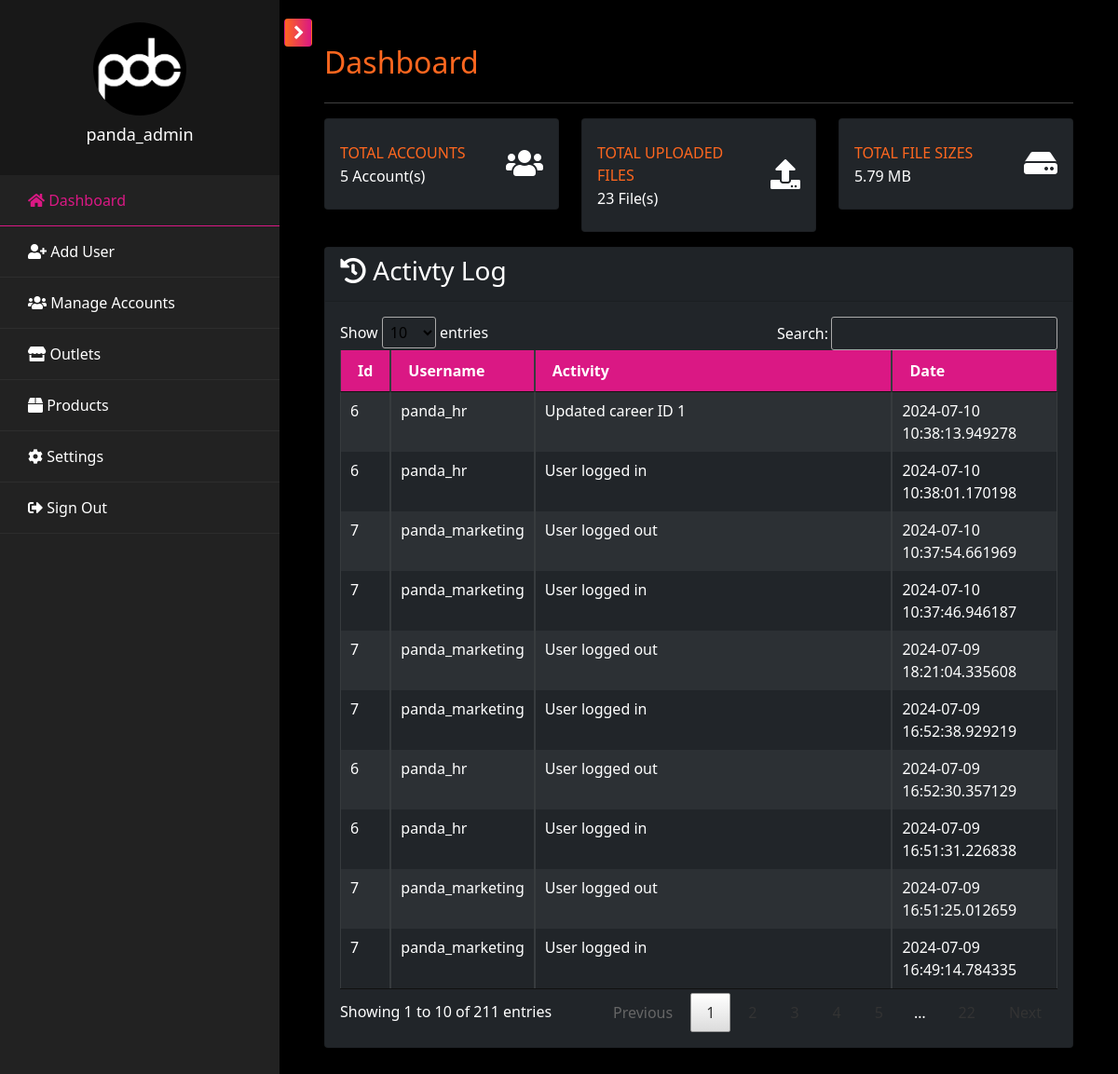
The app's page /pages/admin/admin.dashboard.php (signed in), older data.
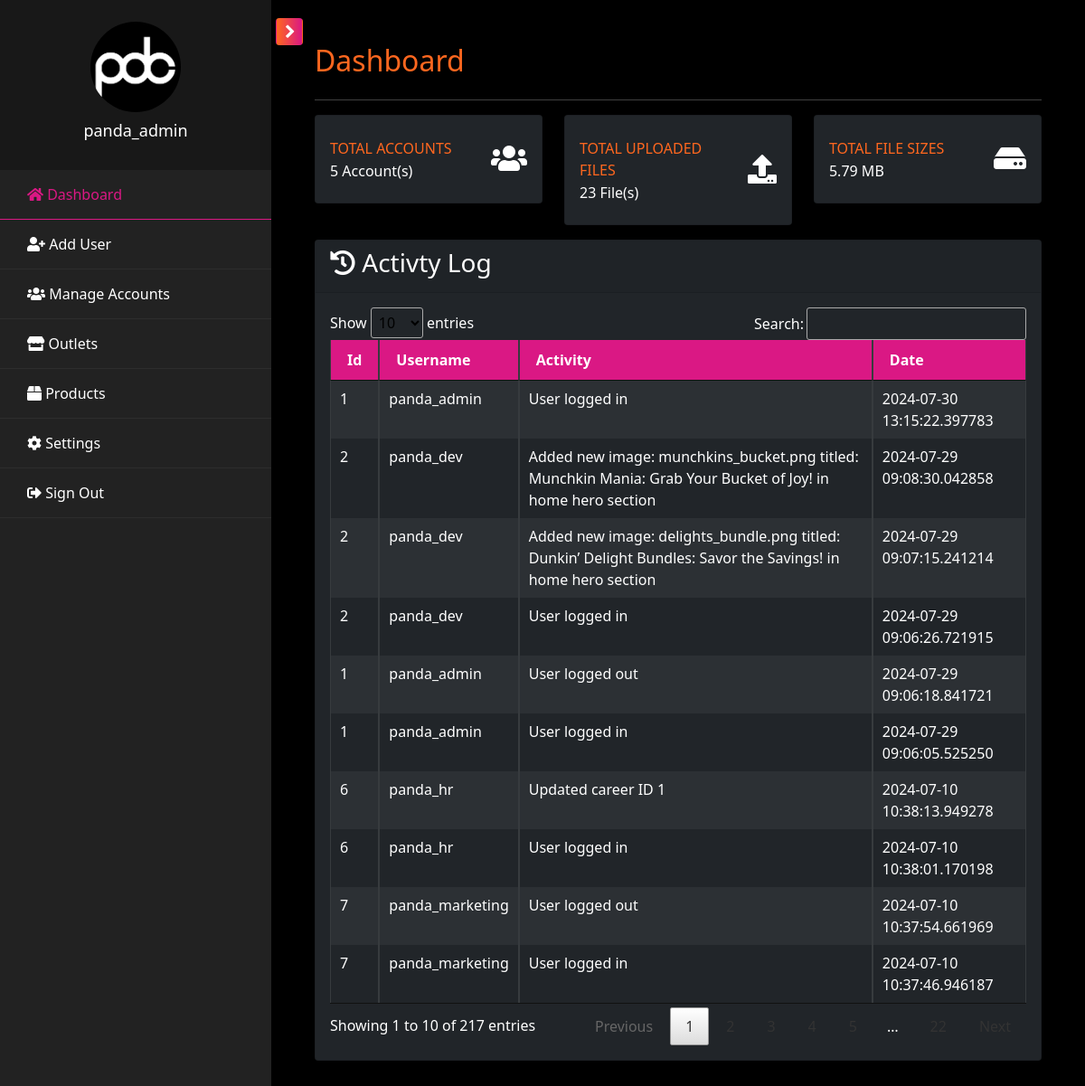
The same page, newer data.
### tables this page shows
CREATE TABLE `tbl_activity` (
  `id` int(100) NOT NULL,
  `user_id` varchar(100) NOT NULL,
  `activity` varchar(2000) NOT NULL,
  `type` varchar(100) NOT NULL,
  `date_posted` datetime(6) NOT NULL DEFAULT current_timestamp(6)
);

CREATE TABLE `tbl_user` (
  `id` int(11) NOT NULL,
  `username` varchar(100) NOT NULL,
  `password` varchar(255) NOT NULL,
  `role` enum('admin','support','dev','marketing','hr','outlet') NOT NULL,
  `branch` varchar(100) DEFAULT NULL,
  `status` enum('Active','Inactive') NOT NULL DEFAULT 'Active',
  `created` datetime(6) DEFAULT current_timestamp(6),
  `updated` datetime(6) DEFAULT current_timestamp(6) ON UPDATE current_timestamp(6)
);

### pages/admin/admin.dashboard.php (the view, shortened to what the changed rows need)
<?php include('admin.header.php'); ?>
            <div id="content" class="p-4 p-md-5 pt-5">
                <h2 class="mb-4 text-orange">Dashboard</h2>
                <div class="row">
                    <div class="col-lg-4 col-md-6 col-sm-6 col-12 mb-3">
                        <div class="card py-2 bg-dark">
                            <div class="card-body">
                                <div class="row no-gutters align-items-center">
                                    <div class="col mr-0">
                                        <div class="text-xs font-weight-bold text-orange text-uppercase mb-1">Total Accounts</div>
                                        <div class="h6 mb-0">
                                            <?php
                                                $acc_qry = "SELECT COUNT(*) FROM tbl_user WHERE status='Active'";
                                                $result = mysqli_query($conn, $acc_qry) or die(mysqli_error($db));
                                                while ($row = mysqli_fetch_array($result)) {
                                                    if($row[0] <= 0) {
                                                        echo "0";
                                                    }
                                                    else {
                                                        echo "$row[0]";
                                                    }
                                                }
                                            ?>&nbsp;Account(s)
                                        </div>
                                    </div>
                                </div>
                            </div>
                        </div>
                    </div>
                </div>
                <div class="card bg-dark">
                    <div class="card-body">
                        <div class="table-responsive">
                            <table class="table table-bordered table-striped table-dark table-sm w-100" id="al_table">
                                <thead>
                                    <tr>
                                        <th>Id</th>
                                        <th>Username</th>
                                        <th>Activity</th>
                                        <th>Date</th>
                                    </tr>
                                </thead>
                                <tbody>
                                    <?php
                                        $activity_qry = mysqli_query($conn, "SELECT a.*, u.id as userid, u.username FROM tbl_activity a INNER JOIN tbl_user u ON a.user_id = u.id ORDER BY date_posted DESC");
                                        while($rows=mysqli_fetch_array($activity_qry)){
                                    ?>
                                        <tr>
                                            <td><?php echo $rows["userid"]; ?></td>
                                            <td><?php echo $rows["username"]; ?></td>
                                            <td><?php echo $rows["activity"]; ?></td>
                                            <td><?php echo $rows["date_posted"]; ?></td>
                                        </tr>
                                    <?php } ?>
                                </tbody>
                            </table>
                        </div>
                    </div>
                </div>
            </div>
<?php include('admin.footer.php'); ?>

Row changes from the older to the newer data that the page shows:
no longer on this page (row unchanged): tbl_activity: user "7", user.username "panda_marketing", activity "User logged out", date_posted "2024-07-09 18:21:04.335608"
no longer on this page (row unchanged): tbl_activity: user "7", user.username "panda_marketing", activity "User logged in", date_posted "2024-07-09 16:52:38.929219"
no longer on this page (row unchanged): tbl_activity: user "6", user.username "panda_hr", activity "User logged out", date_posted "2024-07-09 16:52:30.357129"
no longer on this page (row unchanged): tbl_activity: user "6", user.username "panda_hr", activity "User logged in", date_posted "2024-07-09 16:51:31.226838"
no longer on this page (row unchanged): tbl_activity: user "7", user.username "panda_marketing", activity "User logged out", date_posted "2024-07-09 16:51:25.012659"
no longer on this page (row unchanged): tbl_activity: user "7", user.username "panda_marketing", activity "User logged in", date_posted "2024-07-09 16:49:14.784335"
added tbl_activity: user "1", user.username "panda_admin", activity "User logged in", date_posted "2024-07-30 13:15:22.397783"
added tbl_activity: user "2", user.username "panda_dev", activity "Added new image: munchkins_bucket.png titled: Munchkin Mania: Grab Your Bucket of Joy! in home hero section", date_posted "2024-07-29 09:08:30.042858"
added tbl_activity: user "2", user.username "panda_dev", activity "Added new image: delights_bundle.png titled: Dunkin’ Delight Bundles: Savor the Savings! in home hero section", date_posted "2024-07-29 09:07:15.241214"
added tbl_activity: user "2", user.username "panda_dev", activity "User logged in", date_posted "2024-07-29 09:06:26.721915"
added tbl_activity: user "1", user.username "panda_admin", activity "User logged out", date_posted "2024-07-29 09:06:18.841721"
added tbl_activity: user "1", user.username "panda_admin", activity "User logged in", date_posted "2024-07-29 09:06:05.525250"
Text that changed along with them:
text written by a page script: "Show entries Search: Showing 1 to 10 of 211 entries Previous 1 …" → "Show entries Search: Showing 1 to 10 of 217 entries Previous 1 …"
